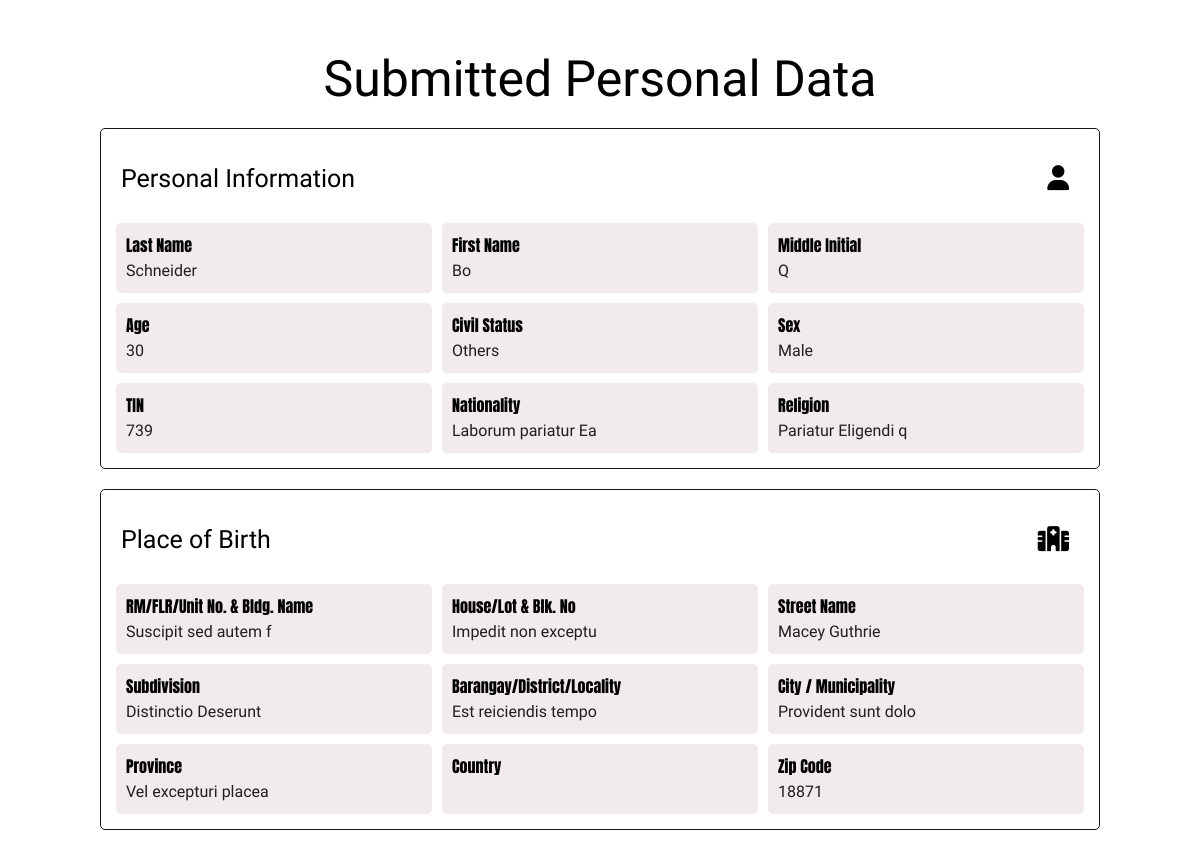
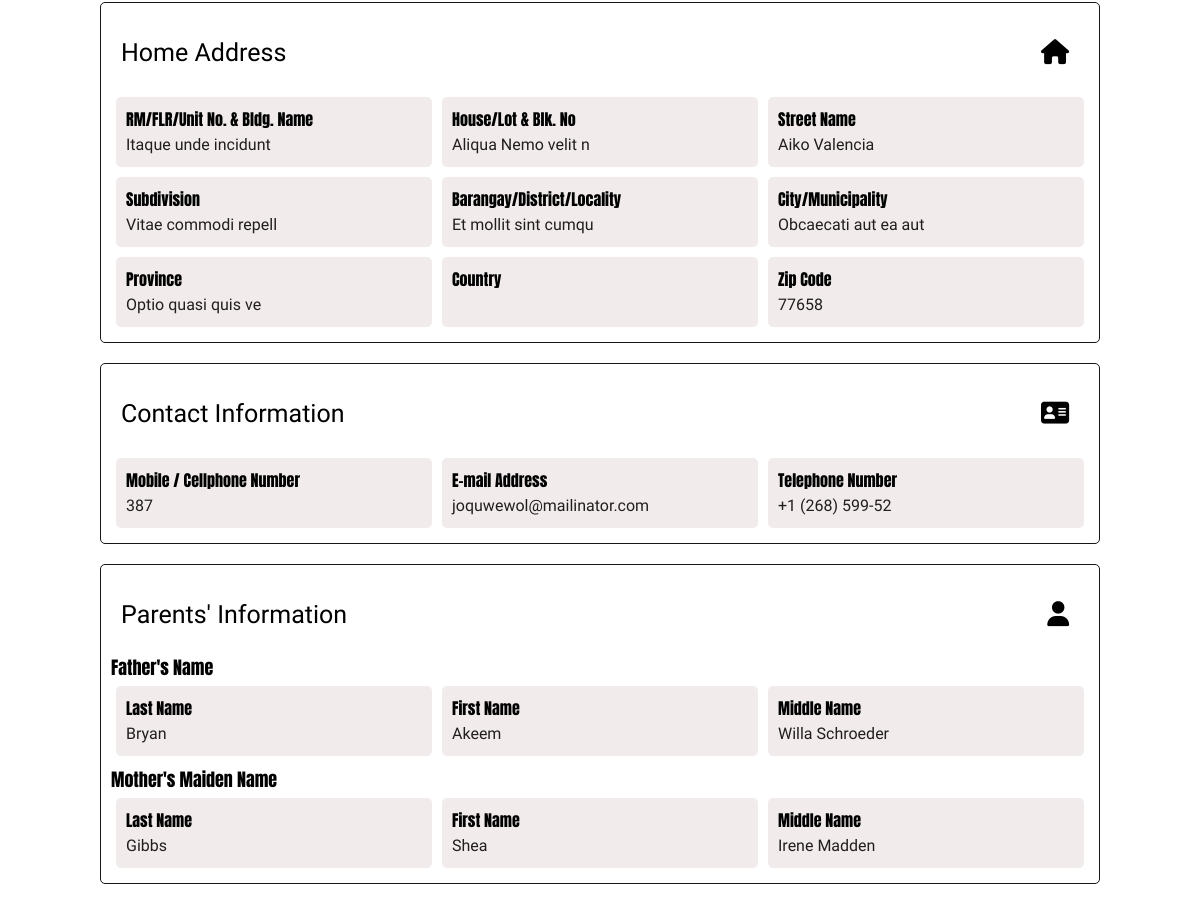
Screenshot of /display.php with the database file from the repository (2 pictures, top to bottom).
### tables this page shows
CREATE TABLE `personal_data` (
  `id` int(11) NOT NULL,
  `last_name` varchar(50) DEFAULT NULL,
  `first_name` varchar(50) DEFAULT NULL,
  `middle_initial` char(1) DEFAULT NULL,
  `date_of_birth` date DEFAULT NULL,
  `gender` enum('Male','Female') DEFAULT NULL,
  `civil_status` enum('Single','Married','Widowed','Legally Separated','Others') DEFAULT NULL,
  `other_civil_status` varchar(50) DEFAULT NULL,
  `tax_identification_number` varchar(15) DEFAULT NULL,
  `nationality` varchar(50) DEFAULT NULL,
  `religion` varchar(50) DEFAULT NULL,
  `place_of_birth_rm_flr_unit` varchar(50) DEFAULT NULL,
  `place_of_birth_house_lot_blk` varchar(50) DEFAULT NULL,
  `place_of_birth_street_name` varchar(100) DEFAULT NULL,
  `place_of_birth_subdivision` varchar(100) DEFAULT NULL,
  `place_of_birth_barangay` varchar(100) DEFAULT NULL,
  `place_of_birth_city` varchar(100) DEFAULT NULL,
  `place_of_birth_province` varchar(100) DEFAULT NULL,
  `place_of_birth_country` enum('Afghanistan','Albania','Algeria','Andorra','Angola','Antigua and Barbuda','Argentina','Armenia','Australia','Austria','Azerbaijan','Bahamas','Bahrain','Bangladesh','Barbados','Belarus','Belgium','Belize','Benin','Bhutan','Bolivia','Bosnia and Herzegovina','Botswana','Brazil','Brunei','Bulgaria','Burkina Faso','Burundi','Cambodia','Cameroon','Canada','Central African Republic','Chad','Chile','China','Colombia','Comoros','Congo','Costa Rica','Côte d''Ivoire','Croatia','Cuba','Cyprus','Czech Republic','Denmark','Djibouti','Dominica','Dominican Republic','Ecuador','Egypt','El Salvador','Equatorial Guinea','Eritrea','Estonia','Ethiopia','Fiji','Finland','France','Gabon','Gambia','Georgia','Germany','Ghana','Greece','Grenada','Guatemala','Guinea','Guinea-Bissau','Guyana','Haiti','Honduras','Hungary','Iceland','India','Indonesia','Iran','Iraq','Ireland','Israel','Italy','Jamaica','Japan','Jordan','Kazakhstan','Kenya','Kiribati','North Korea','South Korea','Kosovo','Kuwait','Kyrgyzstan','Laos','Latvia','Lebanon','Lesotho','Liberia','Libya','Lithuania','Luxembourg','Macedonia','Madagascar','Malawi','Malaysia','Maldives','Mali','Malta','Marshall Islands','Mauritania','Mauritius','Mexico','Micronesia','Moldova','Monaco','Mongolia','Montenegro','Morocco','Mozambique','Myanmar','Namibia','Nauru','Nepal','Netherlands','New Zealand','Nicaragua','Niger','Nigeria','Norway','Oman','Pakistan','Palau','Panama','Papua New Guinea','Paraguay','Peru','Philippines','Poland','Portugal','Qatar','Romania','Russia','Rwanda','Saint Kitts and Nevis','Saint Lucia','Saint Vincent and the Grenadines','Samoa','San Marino','Sao Tome and Principe','Saudi Arabia','Senegal','Serbia','Seychelles','Sierra Leone','Singapore','Sint Maarten','Slovakia','Slovenia','Solomon Islands','Somalia','South Africa','South Sudan','Spain','Sri Lanka','Sudan','Suriname','Swaziland','Sweden','Switzerland','Syria','Tajikistan','Tanzania','Thailand','Timor-Leste','Togo','Tonga','Trinidad and Tobago','Tunisia','Turkey','Turkmenistan','Tuvalu','Uganda','Ukraine','United Arab Emirates','United Kingdom','United States','Uruguay','Uzbekistan','Vanuatu','Vatican City','Venezuela','Vietnam','Yemen','Zambia','Zimbabwe') DEFAULT NULL,
  `place_of_birth_zip_code` varchar(10) DEFAULT NULL,
  `home_address_rm_flr_unit` varchar(50) DEFAULT NULL,
  `home_address_house_lot_blk` varchar(50) DEFAULT NULL,
  `home_address_street_name` varchar(100) DEFAULT NULL,
  `home_address_subdivision` varchar(100) DEFAULT NULL,
  `home_address_barangay` varchar(100) DEFAULT NULL,
  `home_address_city` varchar(100) DEFAULT NULL,
  `home_address_province` varchar(100) DEFAULT NULL,
  `home_address_country` enum('Afghanistan','Albania','Algeria','Andorra','Angola','Antigua and Barbuda','Argentina','Armenia','Australia','Austria','Azerbaijan','Bahamas','Bahrain','Bangladesh','Barbados','Belarus','Belgium','Belize','Benin','Bhutan','Bolivia','Bosnia and Herzegovina','Botswana','Brazil','Brunei','Bulgaria','Burkina Faso','Burundi','Cambodia','Cameroon','Canada','Central African Republic','Chad','Chile','China','Colombia','Comoros','Congo','Costa Rica','Côte d''Ivoire','Croatia','Cuba','Cyprus','Czech Republic','Denmark','Djibouti','Dominica','Dominican Republic','Ecuador','Egypt','El Salvador','Equatorial Guinea','Eritrea','Estonia','Ethiopia','Fiji','Finland','France','Gabon','Gambia','Georgia','Germany','Ghana','Greece','Grenada','Guatemala','Guinea','Guinea-Bissau','Guyana','Haiti','Honduras','Hungary','Iceland','India','Indonesia','Iran','Iraq','Ireland','Israel','Italy','Jamaica','Japan','Jordan','Kazakhstan','Kenya','Kiribati','North Korea','South Korea','Kosovo','Kuwait','Kyrgyzstan','Laos','Latvia','Lebanon','Lesotho','Liberia','Libya','Lithuania','Luxembourg','Macedonia','Madagascar','Malawi','Malaysia','Maldives','Mali','Malta','Marshall Islands','Mauritania','Mauritius','Mexico','Micronesia','Moldova','Monaco','Mongolia','Montenegro','Morocco','Mozambique','Myanmar','Namibia','Nauru','Nepal','Netherlands','New Zealand','Nicaragua','Niger','Nigeria','Norway','Oman','Pakistan','Palau','Panama','Papua New Guinea','Paraguay','Peru','Philippines','Poland','Portugal','Qatar','Romania','Russia','Rwanda','Saint Kitts and Nevis','Saint Lucia','Saint Vincent and the Grenadines','Samoa','San Marino','Sao Tome and Principe','Saudi Arabia','Senegal','Serbia','Seychelles','Sierra Leone','Singapore','Sint Maarten','Slovakia','Slovenia','Solomon Islands','Somalia','South Africa','South Sudan','Spain','Sri Lanka','Sudan','Suriname','Swaziland','Sweden','Switzerland','Syria','Tajikistan','Tanzania','Thailand','Timor-Leste','Togo','Tonga','Trinidad and Tobago','Tunisia','Turkey','Turkmenistan','Tuvalu','Uganda','Ukraine','United Arab Emirates','United Kingdom','United States','Uruguay','Uzbekistan','Vanuatu','Vatican City','Venezuela','Vietnam','Yemen','Zambia','Zimbabwe') DEFAULT NULL,
  `home_address_zip_code` varchar(10) DEFAULT NULL,
  `mobile_number` varchar(15) DEFAULT NULL,
  `email_address` varchar(100) DEFAULT NULL,
  `telephone_number` varchar(15) DEFAULT NULL,
  `father_last_name` varchar(50) DEFAULT NULL,
  `father_first_name` varchar(50) DEFAULT NULL,
  `father_middle_name` varchar(50) DEFAULT NULL,
  `mother_last_name` varchar(50) DEFAULT NULL,
  `mother_first_name` varchar(50) DEFAULT NULL,
  `mother_middle_name` varchar(50) DEFAULT NULL
);

### display.php (the view, shortened to what this page needs)
<?php
$servername = "localhost";
$username = "root";
$password = "";
$dbname = "personal_data_db";
$conn = new mysqli($servername, $username, $password, $dbname);
$sql = "SELECT * FROM personal_data ORDER BY id DESC LIMIT 1";
$result = $conn->query($sql);
?>
<!DOCTYPE html>
<html lang="en">
<head>
    <link rel="stylesheet" href="https://cdnjs.cloudflare.com/ajax/libs/font-awesome/6.7.2/css/all.min.css" />
</head>
<body>
<div class="container">
    <h2>Submitted Personal Data</h2>
    <?php if ($result->num_rows > 0): ?>
        <div class="section">
            <div class="head">
                <h3>Personal Information</h3>
                <i class="fa-solid fa-user"></i>
            </div>
            <div class="data-grid">
                <?php
                $row = $result->fetch_assoc();
                ?>
                <div class="data-item first">
                    <strong>Last Name</strong>
                    <div><?php echo htmlspecialchars($row['last_name']); ?></div>
                </div>
                <div class="data-item">
                    <strong>First Name</strong>
                    <div><?php echo htmlspecialchars($row['first_name']); ?></div>
                </div>
                <div class="data-item">
                    <strong>Middle Initial</strong>
                    <div><?php echo htmlspecialchars($row['middle_initial']); ?></div>
                </div>
                <div class="data-item first">
                    <strong>Age</strong>
                    <div><?php echo isset($row['date_of_birth']) ? (new DateTime())->diff(new DateTime($row['date_of_birth']))->y : 'N/A'; ?></div>
                </div>
                <div class="data-item">
                    <strong>Civil Status</strong>
                    <div><?php echo htmlspecialchars($row['civil_status']); ?></div>
                </div>
                <div class="data-item">
                    <strong>Sex</strong>
                    <div><?php echo htmlspecialchars($row['gender']); ?></div>
                </div>
                <div class="data-item first">
                    <strong>TIN</strong>
                    <div><?php echo htmlspecialchars($row['tax_identification_number']); ?></div>
                </div>
                <div class="data-item">
                    <strong>Nationality</strong>
                    <div><?php echo htmlspecialchars($row['nationality']); ?></div>
                </div>
                <div class="data-item">
                    <strong>Religion</strong>
                    <div><?php echo htmlspecialchars($row['religion']); ?></div>
                </div>
            </div>
        </div>
        <div class="section">
            <div class="head">
                <h3>Place of Birth</h3>
                <i class="fa-solid fa-hospital"></i>
            </div>
            <div class="data-grid">
                <div class="data-item">
                    <strong>RM/FLR/Unit No. & Bldg. Name</strong>
                    <div><?php echo htmlspecialchars($row['place_of_birth_rm_flr_unit']); ?></div>
                </div>
                <div class="data-item">
                    <strong>House/Lot & Blk. No</strong>
                    <div><?php echo htmlspecialchars($row['place_of_birth_house_lot_blk']); ?></div>
                </div>
                <div class="data-item">
                    <strong>Street Name</strong>
                    <div><?php echo htmlspecialchars($row['place_of_birth_street_name']); ?></div>
                </div>
                <div class="data-item">
                    <strong>Subdivision</strong>
                    <div><?php echo htmlspecialchars($row['place_of_birth_subdivision']); ?></div>
                </div>
                <div class="data-item">
                    <strong>Barangay/District/Locality</strong>
                    <div><?php echo htmlspecialchars($row['place_of_birth_barangay']); ?></div>
                </div>
                <div class="data-item">
                    <strong>City / Municipality</strong>
                    <div><?php echo htmlspecialchars($row['place_of_birth_city']); ?></div>
                </div>
                <div class="data-item">
                    <strong>Province</strong>
                    <div><?php echo htmlspecialchars($row['place_of_birth_province']); ?></div>
                </div>
                <div class="data-item">
                    <strong>Country</strong>
                </div>
                <div class="data-item">
                    <strong>Zip Code</strong>
                    <div><?php echo htmlspecialchars($row['place_of_birth_zip_code']); ?></div>
                </div>
            </div>
        </div>
        <div class="section">
            <div class="head">
                <h3>Home Address</h3>
                <i class="fa-solid fa-house"></i>
            </div>
            <div class="data-grid">
                <div class="data-item">
                    <strong>RM/FLR/Unit No. & Bldg. Name</strong>
                    <div><?php echo htmlspecialchars($row['home_address_rm_flr_unit']); ?></div>
                </div>
                <div class="data-item">
                    <strong>House/Lot & Blk. No</strong>
                    <div><?php echo htmlspecialchars($row['home_address_house_lot_blk']); ?></div>
                </div>
                <div class="data-item">
                    <strong>Street Name</strong>
                    <div><?php echo htmlspecialchars($row['home_address_street_name']); ?></div>
                </div>
                <div class="data-item">
                    <strong>Subdivision</strong>
                    <div><?php echo htmlspecialchars($row['home_address_subdivision']); ?></div>
                </div>
                <div class="data-item">
                    <strong>Barangay/District/Locality</strong>
                    <div><?php echo htmlspecialchars($row['home_address_barangay']); ?></div>
                </div>
                <div class="data-item">
                    <strong>City/Municipality</strong>
                    <div><?php echo htmlspecialchars($row['home_address_city']); ?></div>
                </div>
                <div class="data-item">
                    <strong>Province</strong>
                    <div><?php echo htmlspecialchars($row['home_address_province']); ?></div>
                </div>
                <div class="data-item">
                    <strong>Country</strong>
                </div>
                <div class="data-item">
                    <strong>Zip Code</strong>
                    <div><?php echo htmlspecialchars($row['home_address_zip_code']); ?></div>
                </div>
            </div>
        </div>
        <div class="section">
            <div class="head">
                <h3>Contact Information</h3>
                <i class="fa-solid fa-address-card"></i>
            </div>
            <div class="data-grid">
                <div class="data-item">
                    <strong>Mobile / Cellphone Number</strong>
                    <div><?php echo htmlspecialchars($row['mobile_number']); ?></div>
                </div>
                <div class="data-item">
                    <strong>E-mail Address</strong>
                    <div><?php echo htmlspecialchars($row['email_address']); ?></div>
                </div>
                <div class="data-item">
                    <strong>Telephone Number</strong>
                    <div><?php echo htmlspecialchars($row['telephone_number']); ?></div>
                </div>
            </div>
        </div>
        <div class="section">
            <div class="head">
                <h3>Parents' Information</h3>
                <i class="fa-solid fa-user"></i>
            </div>
            <h4 class="name">Father's Name</h4>
            <div class="data-grid">
                <div class="data-item">
                    <strong>Last Name</strong>
                    <div><?php echo htmlspecialchars($row['father_last_name']); ?></div>
                </div>
                <div class="data-item">
                    <strong>First Name</strong>
                    <div><?php echo htmlspecialchars($row['father_first_name']); ?></div>
                </div>
                <div class="data-item">
                    <strong>Middle Name</strong>
                    <div><?php echo htmlspecialchars($row['father_middle_name']); ?></div>
                </div>
            </div>
            <h4 class="names">Mother's Maiden Name</h4>
            <div class="data-grid">
                <div class="data-item">
                    <strong>Last Name</strong>
                    <div><?php echo htmlspecialchars($row['mother_last_name']); ?></div>
                </div>
                <div class="data-item">
                    <strong>First Name</strong>
                    <div><?php echo htmlspecialchars($row['mother_first_name']); ?></div>
                </div>
                <div class="data-item">
                    <strong>Middle Name</strong>
                    <div><?php echo htmlspecialchars($row['mother_middle_name']); ?></div>
                </div>
            </div>
        </div>
    <?php else: ?>
        <p>No data submitted yet.</p>
    <?php endif; ?>
</div>
</body>
</html>

### rows the page displays
personal_data: last_name "Schneider", first_name "Bo", middle_initial "Q", civil_status "Others", gender "Male", tax_identification_number "739", nationality "Laborum pariatur Ea", religion "Pariatur Eligendi q", place_of_birth_rm_flr_unit "Suscipit sed autem f", place_of_birth_house_lot_blk "Impedit non exceptu", place_of_birth_street_name "Macey Guthrie", place_of_birth_subdivision "Distinctio Deserunt", place_of_birth_barangay "Est reiciendis tempo", place_of_birth_city "Provident sunt dolo", place_of_birth_province "Vel excepturi placea", place_of_birth_zip_code "18871", home_address_rm_flr_unit "Itaque unde incidunt", home_address_house_lot_blk "Aliqua Nemo velit n", home_address_street_name "Aiko Valencia", home_address_subdivision "Vitae commodi repell", home_address_barangay "Et mollit sint cumqu", home_address_city "Obcaecati aut ea aut", home_address_province "Optio quasi quis ve", home_address_zip_code "77658", mobile_number "387", email_address "joquwewol@mailinator.com", telephone_number "+1 (268) 599-52", father_last_name "Bryan", father_first_name "Akeem", father_middle_name "Willa Schroeder", mother_last_name "Gibbs", mother_first_name "Shea", mother_middle_name "Irene Madden"
